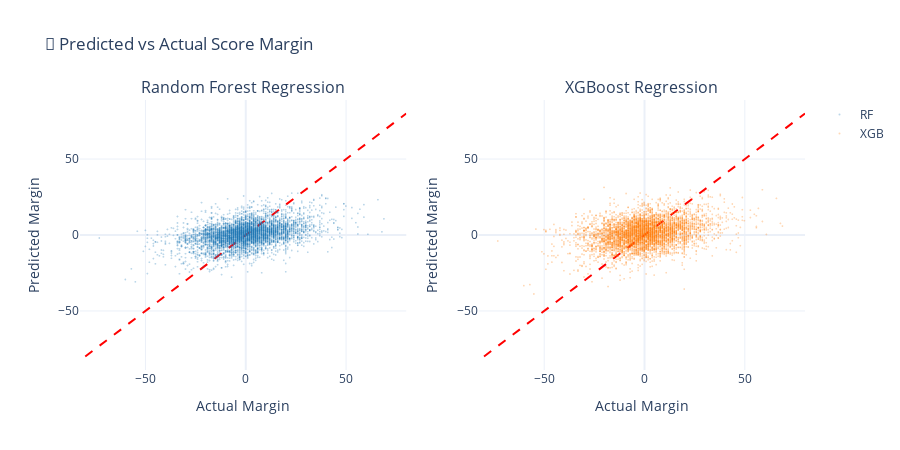

The notebook cell this image was saved under:
### Code cell
# Predicted vs Actual scatter
fig = make_subplots(rows=1, cols=2, subplot_titles=['Random Forest Regression', 'XGBoost Regression'])

for i, (pred, name) in enumerate([(rf_margin_pred, 'RF'), (xgb_margin_pred, 'XGB')]):
    fig.add_trace(go.Scattergl(
        x=y_margin_test.values, y=pred, mode='markers',
        marker=dict(size=2, opacity=0.3, color='#1f77b4' if i==0 else '#ff7f0e'),
        name=name
    ), row=1, col=i+1)
    # Perfect prediction line
    fig.add_trace(go.Scatter(x=[-80,80], y=[-80,80], mode='lines',
                              line=dict(color='red', dash='dash'), showlegend=False), row=1, col=i+1)

fig.update_layout(title='📏 Predicted vs Actual Score Margin', height=450, template='plotly_white')
fig.update_xaxes(title_text='Actual Margin')
fig.update_yaxes(title_text='Predicted Margin')
fig.show()

### Figure 1 — Plotly figure (JSON) as saved in the notebook; plotly's stock layout.template omitted (floating-point values rounded to 4 significant figures; data arrays with more than 128 entries replaced by an {"elided": "..."} marker saying what was removed)
{"data": [{"marker": {"color": "#1f77b4", "opacity": 0.3, "size": 2}, "mode": "markers", "name": "RF", "type": "scattergl", "x": {"elided": "5039 int values"}, "xaxis": "x", "y": {"elided": "5039 float values"}, "yaxis": "y"}, {"line": {"color": "red", "dash": "dash"}, "mode": "lines", "showlegend": false, "type": "scatter", "x": [-80, 80], "xaxis": "x", "y": [-80, 80], "yaxis": "y"}, {"marker": {"color": "#ff7f0e", "opacity": 0.3, "size": 2}, "mode": "markers", "name": "XGB", "type": "scattergl", "x": {"elided": "5039 int values"}, "xaxis": "x2", "y": {"elided": "5039 float values"}, "yaxis": "y2"}, {"line": {"color": "red", "dash": "dash"}, "mode": "lines", "showlegend": false, "type": "scatter", "x": [-80, 80], "xaxis": "x2", "y": [-80, 80], "yaxis": "y2"}], "layout": {"annotations": [{"font": {"size": 16}, "showarrow": false, "text": "Random Forest Regression", "x": 0.225, "xanchor": "center", "xref": "paper", "y": 1.0, "yanchor": "bottom", "yref": "paper"}, {"font": {"size": 16}, "showarrow": false, "text": "XGBoost Regression", "x": 0.775, "xanchor": "center", "xref": "paper", "y": 1.0, "yanchor": "bottom", "yref": "paper"}], "height": 450, "title": {"text": "📏 Predicted vs Actual Score Margin"}, "xaxis": {"anchor": "y", "domain": [0.0, 0.45], "title": {"text": "Actual Margin"}}, "xaxis2": {"anchor": "y2", "domain": [0.55, 1.0], "title": {"text": "Actual Margin"}}, "yaxis": {"anchor": "x", "domain": [0.0, 1.0], "title": {"text": "Predicted Margin"}}, "yaxis2": {"anchor": "x2", "domain": [0.0, 1.0], "title": {"text": "Predicted Margin"}}}}
